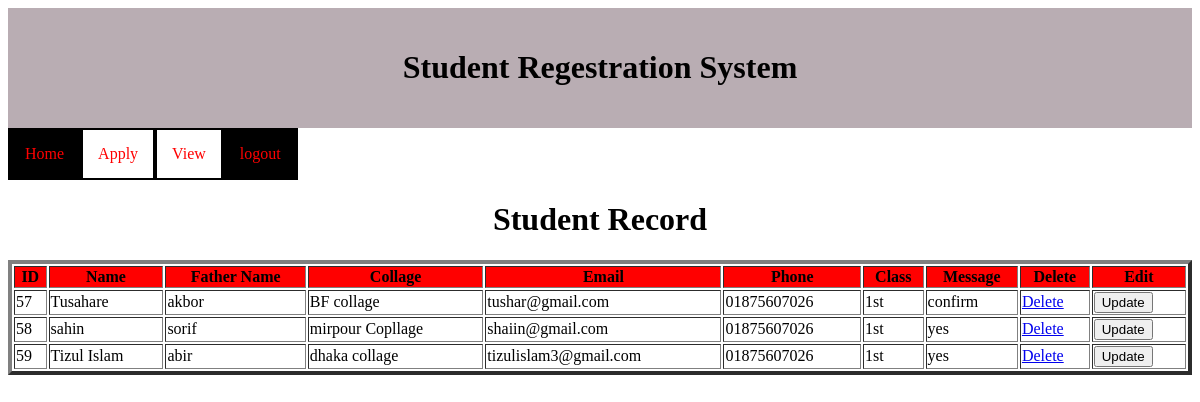
The page /php/student_online.php on the database its author committed.
### tables this page shows
CREATE TABLE `student` (
  `id` int(5) NOT NULL,
  `name` varchar(100) NOT NULL,
  `fname` varchar(100) NOT NULL,
  `collage` varchar(100) NOT NULL,
  `email` varchar(50) NOT NULL,
  `phone` text NOT NULL,
  `class` varchar(10) NOT NULL,
  `message` varchar(200) NOT NULL
);

### php/student_online.php (the view, shortened to what this page needs)
<!DOCTYPE html>
<html lang="en">
<head>
    <link rel="stylesheet" href="style.css">
</head>
<body>
    <div class="header">
    <h1>Student Regestration System</h1>
    </div>
<ul>
    <li><a href="#" class="active">Home</a></li>
    <li><a href="form.php">Apply</a></li>
    <li><a href="#">View</a></li>
    <li><a href="logout.php" class="active">logout </a></li>
</ul>
</body>
</html>
<?php
include('connection.php');
$select = "select * from student";
$run = $db->query($select);
?>
<table border="4px" width="100%">
    <caption>
        <h1>Student Record</h1>
    </caption>
    <tr bgcolor="red">
        <th>ID</th>
        <th>Name</th>
        <th>Father Name</th>
        <th>Collage</th>
        <th>Email</th>
        <th>Phone</th>
        <th>Class</th>
        <th>Message</th>
        <th>Delete</th>
        <th>Edit</th>
    </tr>
    <?php
    while ($record = mysqli_fetch_array($run)) {
    ?>
        <tr>
            <td><?php echo $record['id']; ?></td>
            <td><?php echo $record['name']; ?></td>
            <td><?php echo $record['fname']; ?></td>
            <td><?php echo $record['collage']; ?></td>
            <td><?php echo $record['email']; ?></td>
            <td><?php echo $record['phone']; ?></td>
            <td><?php echo $record['class']; ?></td>
            <td><?php echo $record['message']; ?></td>
            <td><a onclick="return confirm('Are you sure want to delete Me')"
            href="student_online.php? id=<?php echo $record['id']; ?>" button>Delete</button></a></td>
            <td><a href="update_form.php?id=<?php echo $record['id'];?>"><button>Update</button></a></td>
        </tr>
    <?php } ?>
</table>

### php/style.css (style rules this page uses)
.header { background-color:rgb(185, 173, 179); padding: 20px; text-align: center; }
ul { background-color: rgb(10, 10, 10); list-style: lower-roman; margin: 0; padding: 0; overflow: hidden; }
li { float: left; }
li a { color: white; padding: 10px 15px; text-decoration: none; display: block; }
.active { background-color: green; }

### php/student_online.php (style rules this page uses)
.header { background-color:rgb(185, 173, 179); padding: 20px; text-align: center; }
ul { background-color: white; list-style: none; margin: 6; padding: 8; overflow: hidden; }
li { float: left; border: 2px solid; }
li a { color: red; padding: 15px 15px; text-decoration: none; display: block; }
.active { background-color: black; }

### rows shown on the page
student: id "57", name "Tusahare", fname "akbor", collage "BF collage", email "tushar@gmail.com", phone "01875607026", class "1st", message "confirm"
student: id "58", name "sahin", fname "sorif", collage "mirpour Copllage", email "shaiin@gmail.com", phone "01875607026", class "1st", message "yes"
student: id "59", name "Tizul Islam", fname "abir", collage "dhaka collage", email "tizulislam3@gmail.com", phone "01875607026", class "1st", message "yes"
